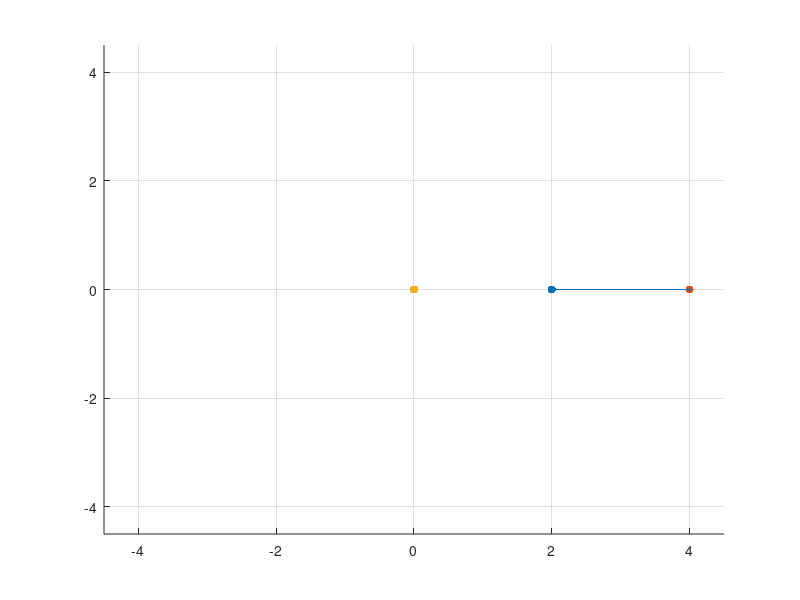

Recreate this plot in MATLAB.
clc; clear all; clf;

theta1 = linspace(0,2*pi,500);
theta2 = linspace(0,2*pi,500);

x1 = 2;
y1 = 0;
x2 = 4;
y2 = 0;
dot1 = scatter(x1,y1,"filled",'r');
hold on; grid on;
dot2 = scatter(x2,y2,"filled",'b');
scatter(0,0,"filled",'k');
dotx = ([x1 x2])';
doty = ([y1 y2])';
lines = plot(dotx,doty,'r',LineWidth=1);
hold off; xlim([-4.5 4.5]); ylim([-4.5 4.5])

for inc = 1:length(theta1)
    x1rot = x1*cos(theta1(inc)) - y1*sin(theta1(inc));
    y1rot = x1*sin(theta1(inc)) + y1*cos(theta1(inc));
    x2rot = x2*cos(theta2(inc)) - y2*sin(theta2(inc));
    y2rot = x2*sin(theta2(inc)) + y2*cos(theta2(inc));
    dotx = ([x1rot x2rot]);
    doty = ([y1rot y2rot]);
    set(dot1,'XData',x1rot,'YData',y1rot);
    set(dot2,'XData',x2rot,'YData',y2rot);
    set(lines,'XData',dotx,'YData',doty);
    drawnow
end